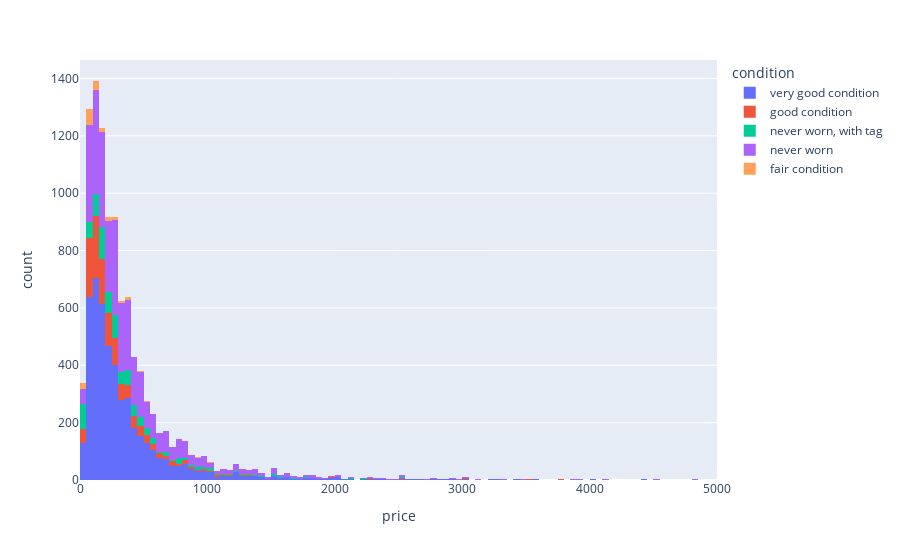

The code cell stored with this chart in its notebook:
### Code cell
var = "condition"
fig = px.histogram(
    data, 
    x="price", 
    color=var
)
fig.show()

### Figure 1 — Plotly figure (JSON) as saved in the notebook; plotly's stock layout.template omitted (floating-point values rounded to 4 significant figures; data arrays with more than 128 entries replaced by an {"elided": "..."} marker saying what was removed)
{"data": [{"alignmentgroup": "True", "bingroup": "x", "hovertemplate": "condition=very good condition<br>price=%{x}<br>count=%{y}<extra></extra>", "legendgroup": "very good condition", "marker": {"color": "#636efa", "pattern": {"shape": ""}}, "name": "very good condition", "offsetgroup": "very good condition", "orientation": "v", "showlegend": true, "type": "histogram", "x": {"elided": "4801 float values"}, "xaxis": "x", "yaxis": "y"}, {"alignmentgroup": "True", "bingroup": "x", "hovertemplate": "condition=good condition<br>price=%{x}<br>count=%{y}<extra></extra>", "legendgroup": "good condition", "marker": {"color": "#EF553B", "pattern": {"shape": ""}}, "name": "good condition", "offsetgroup": "good condition", "orientation": "v", "showlegend": true, "type": "histogram", "x": {"elided": "1195 float values"}, "xaxis": "x", "yaxis": "y"}, {"alignmentgroup": "True", "bingroup": "x", "hovertemplate": "condition=never worn, with tag<br>price=%{x}<br>count=%{y}<extra></extra>", "legendgroup": "never worn, with tag", "marker": {"color": "#00cc96", "pattern": {"shape": ""}}, "name": "never worn, with tag", "offsetgroup": "never worn, with tag", "orientation": "v", "showlegend": true, "type": "histogram", "x": {"elided": "821 float values"}, "xaxis": "x", "yaxis": "y"}, {"alignmentgroup": "True", "bingroup": "x", "hovertemplate": "condition=never worn<br>price=%{x}<br>count=%{y}<extra></extra>", "legendgroup": "never worn", "marker": {"color": "#ab63fa", "pattern": {"shape": ""}}, "name": "never worn", "offsetgroup": "never worn", "orientation": "v", "showlegend": true, "type": "histogram", "x": {"elided": "3383 float values"}, "xaxis": "x", "yaxis": "y"}, {"alignmentgroup": "True", "bingroup": "x", "hovertemplate": "condition=fair condition<br>price=%{x}<br>count=%{y}<extra></extra>", "legendgroup": "fair condition", "marker": {"color": "#FFA15A", "pattern": {"shape": ""}}, "name": "fair condition", "offsetgroup": "fair condition", "orientation": "v", "showlegend": true, "type": "histogram", "x": {"elided": "183 float values"}, "xaxis": "x", "yaxis": "y"}], "layout": {"barmode": "relative", "legend": {"title": {"text": "condition"}, "tracegroupgap": 0}, "margin": {"t": 60}, "xaxis": {"anchor": "y", "domain": [0, 1], "title": {"text": "price"}}, "yaxis": {"anchor": "x", "domain": [0, 1], "title": {"text": "count"}}}}
